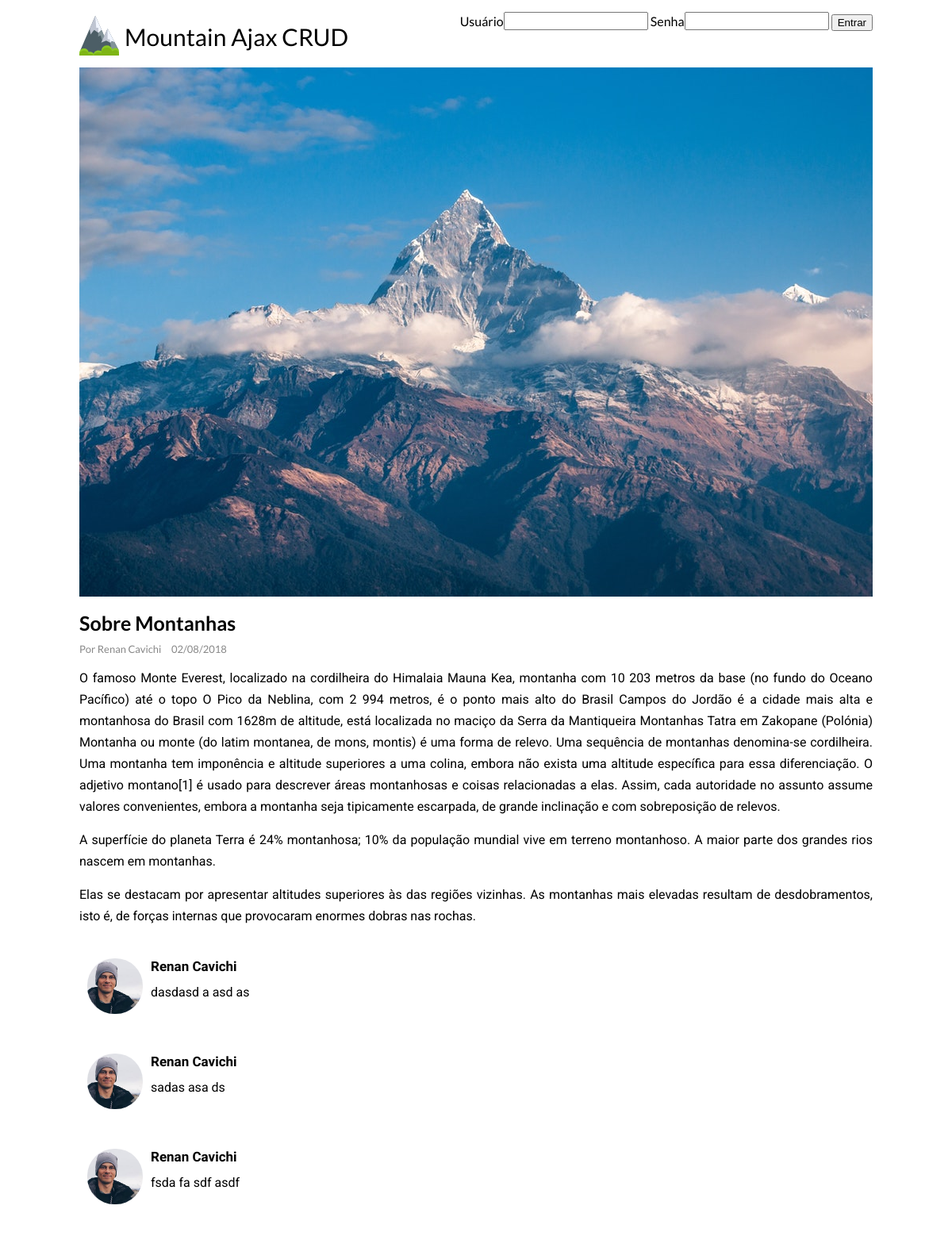
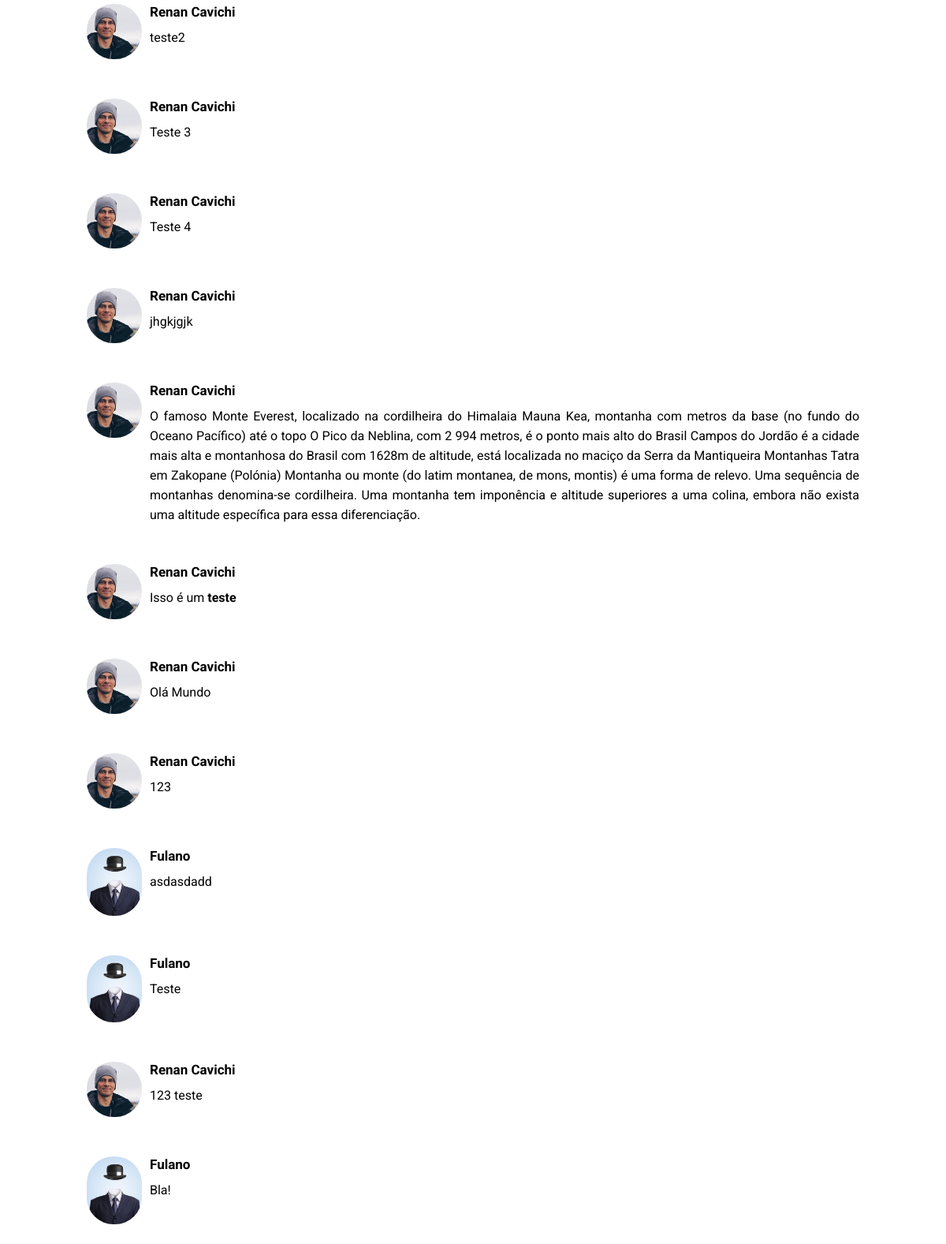
The page / on the database its author committed (2 pictures, top to bottom).
### tables this page shows
CREATE TABLE `comentarios` (
  `id` int(11) NOT NULL,
  `iduser` int(11) NOT NULL,
  `texto` text NOT NULL
);

CREATE TABLE `usuario` (
  `id` int(11) NOT NULL,
  `user` varchar(100) NOT NULL,
  `name` varchar(100) NOT NULL,
  `pass` varchar(40) NOT NULL,
  `photo` varchar(100) NOT NULL
);

### index.php (the view, shortened to what this page needs)
<!DOCTYPE html>
<html>
	<head>
		<link rel="stylesheet" href="css/style.css">
	</head>
	<body>
		<div id="page">
			<div id="header">
				<img class="logo" src="img/logo-mountain.svg" alt="Logo Montanha">
				<h1>Mountain Ajax CRUD</h1>
				<?php if(isset($_SESSION['id'])){?>
				<div id="login" style="text-align: right;">
					<span>Bem-vindo <?php echo $_SESSION['nome']; ?>!</span> <a href="server/logout.php">Sair</a>
				</div>
				<?php }else{ ?>
				<div id="login">
					<label>Usuário</label><input type="text" id="user">
					<label>Senha</label><input type="password" id="pass">
					<button onclick="login()">Entrar</button>
				</div>
				<?php } ?>
				<img src="img/mountain.jpg" alt="Foto Montanha Nevada">
			</div>
			<div id="content">
				<h1>Sobre Montanhas</h1>
				<h4>Por Renan Cavichi <span class="data">02/08/2018</span></h4>
				<p>
O famoso Monte Everest, localizado na cordilheira do Himalaia
Mauna Kea, montanha com 10 203 metros da base (no fundo do Oceano Pacífico) até o topo
O Pico da Neblina, com 2 994 metros, é o ponto mais alto do Brasil
Campos do Jordão é a cidade mais alta e montanhosa do Brasil com 1628m de altitude, está localizada no maciço da Serra da Mantiqueira
Montanhas Tatra em Zakopane (Polónia)
Montanha ou monte (do latim montanea, de mons, montis) é uma forma de relevo. Uma sequência de montanhas denomina-se cordilheira. Uma montanha tem imponência e altitude superiores a uma colina, embora não exista uma altitude específica para essa diferenciação. O adjetivo montano[1] é usado para descrever áreas montanhosas e coisas relacionadas a elas. Assim, cada autoridade no assunto assume valores convenientes, embora a montanha seja tipicamente escarpada, de grande inclinação e com sobreposição de relevos.</p>
				<p>A superfície do planeta Terra é 24% montanhosa; 10% da população mundial vive em terreno montanhoso. A maior parte dos grandes rios nascem em montanhas.</p>
				<p>Elas se destacam por apresentar altitudes superiores às das regiões vizinhas. As montanhas mais elevadas resultam de desdobramentos, isto é, de forças internas que provocaram enormes dobras nas rochas.</p>
			</div>
			<div id="comentarios">
			<?php
			require 'server/conexao.php';
			try{
				$stmt = $conn->prepare("SELECT c.id, c.iduser, c.texto, u.name, u.photo FROM comentarios AS c JOIN usuario AS u ON c.iduser = u.id;");
				$stmt->execute();
				$resultado = $stmt->fetchAll();
			} catch(PDOException $e){
				echo $e->getMessage();
			}
			foreach($resultado as $valor){
			?>
				<div class="comentario" data-id-comentario="<?php echo $valor['id']; ?>">
					<img src="img/<?php echo $valor['photo']; ?>" alt="Renan Cavichi">
					<div class="msgcomentario">
						<h4><?php echo $valor['name']; ?></h4>
						<p><?php echo $valor['texto']; ?></p>
					</div>
				</div>
			<?php
			}
			?>
			</div>
		</div>
	</body>
</html>

### css/style.css (style rules this page uses)
html { color:#000;background:#FFF }
body,div,dl,dt,dd,ul,ol,li,h1,h2,h3,h4,h5,h6,pre,code,form,fieldset,legend,input,textarea,p,blockquote,th,td { margin:0;padding:0 }
fieldset,img { border:0 }
h1,h2,h3,h4,h5,h6 { font-size:100%;font-weight:normal }
input,textarea,select { font-family:inherit;font-size:inherit;font-weight:inherit }
input,textarea,select { *font-size:100% }
#page { width: 1000px; margin: 0 auto; font-family: lato, arial, san-serif; }
#header { width: 1000px; margin: 15px 0; }
#header .logo { width: 50px; float: left; margin: 5px 0 0 0; }
#header h1 { float: left; margin: 13px 0 21px 7px; font-weight: 400i; font-size: 30px; }
#content h1 { font-size: 25px; margin: 10px 0; font-weight: bold; }
#content h4 { font-size: 13px; color: #888; }
#content h4 .data { font-weight: 400i; margin: 0 0 0 10px; }
#content p { line-height: 27px; font-family: Roboto, Lato, Serif; text-align: justify; margin: 15px 0; }
#comentarios .comentario { float: left; margin: 15px 0; padding: 10px; width: 980px; }
#comentarios .comentario img, #novo-comentario img { width: 70px; float: left; border-radius: 34px; }
#comentarios .comentario div.msgcomentario { float: left; width: 900px; margin: 0 0 0 10px; }
#comentarios .comentario div.msgcomentario h4 { font-family: Roboto, Lato, Serif; font-size: 17px; font-weight: bold; margin: 0 0 10px 0; }
#comentarios .comentario div.msgcomentario p { line-height: 25px; font-family: Roboto, Lato, Serif; text-align: justify; font-size: 16px; margin: 0 0 0 0; }
#login { float: right; }

### rows shown on the page
comentarios: iduser.photo (picture), iduser.name "Renan Cavichi", texto "dasdasd a asd as"
comentarios: iduser.photo (picture), iduser.name "Renan Cavichi", texto "sadas asa ds"
comentarios: iduser.photo (picture), iduser.name "Renan Cavichi", texto "fsda fa sdf asdf"
comentarios: iduser.photo (picture), iduser.name "Renan Cavichi", texto "teste2"
comentarios: iduser.photo (picture), iduser.name "Renan Cavichi", texto "Teste 3"
comentarios: iduser.photo (picture), iduser.name "Renan Cavichi", texto "Teste 4"
comentarios: iduser.photo (picture), iduser.name "Renan Cavichi", texto "jhgkjgjk"
comentarios: iduser.photo (picture), iduser.name "Renan Cavichi", texto "O famoso Monte Everest, localizado na cordilheira do Himalaia Mauna Kea, montanha com metros da base (no fundo do Oceano Pacífico) até o topo O Pico da Neblina, com 2 994 metros, é o ponto mais alto do Brasil Campos do Jordão é a cidade mais alta e montanhosa do Brasil com 1628m de altitude, está localizada no maciço da Serra da Mantiqueira Montanhas Tatra em Zakopane (Polónia) Montanha ou monte (do latim montanea, de mons, montis) é uma forma de relevo. Uma sequência de montanhas denomina-se cordilheira. Uma montanha tem imponência e altitude superiores a uma colina, embora não exista uma altitude específica para essa diferenciação."
comentarios: iduser.photo (picture), iduser.name "Renan Cavichi", texto "Isso é um teste"
comentarios: iduser.photo (picture), iduser.name "Renan Cavichi", texto "Olá Mundo"
comentarios: iduser.photo (picture), iduser.name "Renan Cavichi", texto "123"
comentarios: iduser.photo (picture), iduser.name "Fulano", texto "asdasdadd"
comentarios: iduser.photo (picture), iduser.name "Fulano", texto "Teste"
comentarios: iduser.photo (picture), iduser.name "Renan Cavichi", texto "123 teste"
comentarios: iduser.photo (picture), iduser.name "Fulano", texto "Bla!"
